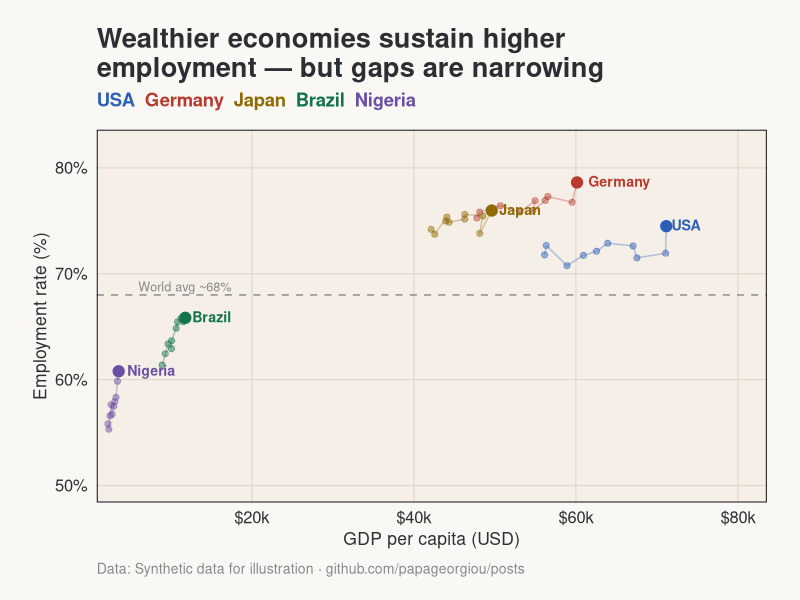

R code for this plot:
# Chart 1: Scatter — GDP per capita vs Employment Rate (2015–2024)
# Insight: High-income economies cluster above 70% employment regardless of growth pace

library(tidyverse)
library(ggtext)
library(scales)

# ── Palette & theme ────────────────────────────────────────────────────────────
bg_plot   <- "#F6EFE8"
bg_figure <- "#FAF8F5"
gridlines <- "#E2D6CB"
text_axes <- "#2B2F33"

palette_warm <- c(
  USA     = "#2B5FB8",
  Germany = "#B83A2F",
  Japan   = "#8F6A00",
  Brazil  = "#13734A",
  Nigeria = "#6B4FA3"
)

my_social_theme <- function(base_size = 14, base_family = "Helvetica") {
  ggthemes::theme_foundation(base_size = base_size, base_family = base_family) +
    theme(
      plot.background   = element_rect(fill = bg_figure, color = NA),
      panel.background  = element_rect(fill = bg_plot,   color = NA),
      panel.grid.major  = element_line(color = gridlines, linewidth = 0.4),
      panel.grid.minor  = element_blank(),
      axis.ticks        = element_blank(),
      axis.text         = element_text(color = text_axes, size = rel(0.85)),
      axis.title        = element_text(color = text_axes, size = rel(0.9)),
      plot.title        = element_text(face = "bold", size = rel(1.4), color = text_axes,
                                       hjust = 0, margin = margin(b = 6)),
      plot.subtitle     = element_markdown(size = rel(0.95), color = "#5A5F65",
                                           margin = margin(b = 14)),
      plot.caption      = element_text(size = rel(0.72), color = "#888888",
                                       hjust = 0, margin = margin(t = 10)),
      plot.margin       = margin(20, 24, 16, 24),
      legend.position   = "none"
    )
}

# ── Fake data ──────────────────────────────────────────────────────────────────
set.seed(42)
countries <- c("USA", "Germany", "Japan", "Brazil", "Nigeria")

gdp_base   <- c(55000, 48000, 42000, 9000, 2200)
emp_base   <- c(71, 75, 74, 62, 55)
gdp_trend  <- c(1800, 1400, 800, 300, 150)
emp_trend  <- c(0.3, 0.4, 0.2, 0.5, 0.6)

df <- map_dfr(seq_along(countries), function(i) {
  tibble(
    country        = countries[i],
    year           = 2015:2024,
    gdp_per_capita = gdp_base[i] + gdp_trend[i] * (2015:2024 - 2015) +
                     rnorm(10, 0, gdp_base[i] * 0.015),
    emp_rate       = emp_base[i] + emp_trend[i] * (2015:2024 - 2015) +
                     rnorm(10, 0, 0.6)
  )
})

# Label only 2024 points
df_labels <- df |> filter(year == 2024)

# ── Plot ───────────────────────────────────────────────────────────────────────
p <- ggplot(df, aes(gdp_per_capita, emp_rate, color = country)) +
  geom_path(aes(group = country), linewidth = 0.5, alpha = 0.35) +
  geom_point(aes(size = ifelse(year == 2024, 3.5, 1.8), alpha = ifelse(year == 2024, 1, 0.45))) +
  geom_text(
    data = df_labels,
    aes(label = country),
    hjust = -0.18, vjust = 0.4, size = 3.6, fontface = "bold"
  ) +
  # Delineate: global average employment benchmark
  geom_hline(yintercept = 68, linetype = "dashed", color = "#999999", linewidth = 0.6) +
  annotate("text", x = 6000, y = 68.8, label = "World avg ~68%",
           size = 3.2, color = "#888888", hjust = 0) +
  scale_color_manual(values = palette_warm) +
  scale_size_identity() +
  scale_alpha_identity() +
  scale_x_continuous(labels = label_dollar(scale = 1e-3, suffix = "k"),
                     expand = expansion(mult = c(0.02, 0.18))) +
  scale_y_continuous(labels = label_percent(scale = 1),
                     limits = c(50, 82)) +
  labs(
    title    = "Wealthier economies sustain higher\nemployment — but gaps are narrowing",
    subtitle = paste0(
      "<span style='color:#2B5FB8'>**USA**</span>  ",
      "<span style='color:#B83A2F'>**Germany**</span>  ",
      "<span style='color:#8F6A00'>**Japan**</span>  ",
      "<span style='color:#13734A'>**Brazil**</span>  ",
      "<span style='color:#6B4FA3'>**Nigeria**</span>"
    ),
    x       = "GDP per capita (USD)",
    y       = "Employment rate (%)",
    caption = "Data: Synthetic data for illustration · github.com/papageorgiou/posts"
  ) +
  my_social_theme()

ggsave(
  "01_scatter_gdp_employment.png",
  plot   = p,
  path   = "/Users/alexp/gd_alpapag/apclients/posts/gdp-employment-5countries",
  width  = 1080, height = 1080, units = "px", dpi = 150, bg = bg_figure
)

message("Chart 1 saved.")
